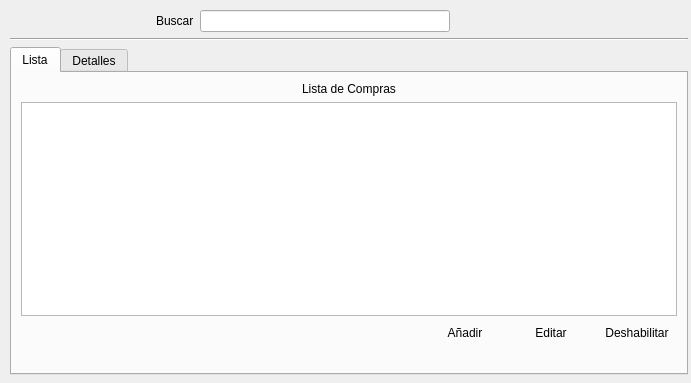
<?xml version="1.0" encoding="UTF-8"?>
<ui version="4.0">
 <class>compras</class>
 <widget class="QWidget" name="compras">
  <property name="geometry">
   <rect>
    <x>0</x>
    <y>0</y>
    <width>691</width>
    <height>383</height>
   </rect>
  </property>
  <property name="windowTitle">
   <string>Form</string>
  </property>
  <widget class="QWidget" name="layoutWidget">
   <property name="geometry">
    <rect>
     <x>10</x>
     <y>10</y>
     <width>678</width>
     <height>365</height>
    </rect>
   </property>
   <layout class="QGridLayout" name="gridLayout_6">
    <item row="0" column="0">
     <layout class="QGridLayout" name="gridLayout_11">
      <item row="0" column="0">
       <spacer name="horizontalSpacer_5">
        <property name="orientation">
         <enum>Qt::Horizontal</enum>
        </property>
        <property name="sizeHint" stdset="0">
         <size>
          <width>40</width>
          <height>20</height>
         </size>
        </property>
       </spacer>
      </item>
      <item row="0" column="1">
       <layout class="QGridLayout" name="gridLayout_10">
        <item row="0" column="0">
         <widget class="QLabel" name="label_3">
          <property name="text">
           <string>Buscar</string>
          </property>
         </widget>
        </item>
        <item row="0" column="1">
         <widget class="QLineEdit" name="lineEdit">
          <property name="minimumSize">
           <size>
            <width>250</width>
            <height>0</height>
           </size>
          </property>
          <property name="maximumSize">
           <size>
            <width>250</width>
            <height>16777215</height>
           </size>
          </property>
         </widget>
        </item>
        <item row="0" column="2">
         <widget class="QPushButton" name="pushButton_5">
          <property name="text">
           <string/>
          </property>
          <property name="icon">
           <iconset resource="Icons/Icons.qrc">
            <normaloff>:/Icons/1349716430_zoom.png</normaloff>:/Icons/1349716430_zoom.png</iconset>
          </property>
          <property name="flat">
           <bool>true</bool>
          </property>
         </widget>
        </item>
        <item row="0" column="3">
         <widget class="QPushButton" name="pushButton_6">
          <property name="text">
           <string/>
          </property>
          <property name="icon">
           <iconset resource="Icons/Icons.qrc">
            <normaloff>:/Icons/1349716435_cog.png</normaloff>:/Icons/1349716435_cog.png</iconset>
          </property>
          <property name="flat">
           <bool>true</bool>
          </property>
         </widget>
        </item>
       </layout>
      </item>
      <item row="0" column="2">
       <spacer name="horizontalSpacer_6">
        <property name="orientation">
         <enum>Qt::Horizontal</enum>
        </property>
        <property name="sizeHint" stdset="0">
         <size>
          <width>40</width>
          <height>20</height>
         </size>
        </property>
       </spacer>
      </item>
     </layout>
    </item>
    <item row="1" column="0">
     <widget class="Line" name="line">
      <property name="orientation">
       <enum>Qt::Horizontal</enum>
      </property>
     </widget>
    </item>
    <item row="2" column="0">
     <widget class="QTabWidget" name="tabWidget">
      <property name="currentIndex">
       <number>0</number>
      </property>
      <widget class="QWidget" name="List">
       <attribute name="title">
        <string>Lista</string>
       </attribute>
       <layout class="QGridLayout" name="gridLayout_5">
        <item row="0" column="0">
         <layout class="QGridLayout" name="gridLayout_4">
          <item row="0" column="0">
           <layout class="QGridLayout" name="gridLayout_3">
            <item row="0" column="0">
             <layout class="QGridLayout" name="gridLayout_2">
              <item row="0" column="0">
               <widget class="QLabel" name="label_2">
                <property name="sizePolicy">
                 <sizepolicy hsizetype="Fixed" vsizetype="Preferred">
                  <horstretch>0</horstretch>
                  <verstretch>0</verstretch>
                 </sizepolicy>
                </property>
                <property name="text">
                 <string>Lista de Compras</string>
                </property>
               </widget>
              </item>
             </layout>
            </item>
            <item row="2" column="0">
             <layout class="QGridLayout" name="gridLayout">
              <item row="0" column="0">
               <spacer name="horizontalSpacer_2">
                <property name="orientation">
                 <enum>Qt::Horizontal</enum>
                </property>
                <property name="sizeHint" stdset="0">
                 <size>
                  <width>40</width>
                  <height>20</height>
                 </size>
                </property>
               </spacer>
              </item>
              <item row="0" column="1">
               <widget class="QPushButton" name="pushButton">
                <property name="sizePolicy">
                 <sizepolicy hsizetype="Fixed" vsizetype="Fixed">
                  <horstretch>0</horstretch>
                  <verstretch>0</verstretch>
                 </sizepolicy>
                </property>
                <property name="text">
                 <string>Añadir</string>
                </property>
                <property name="icon">
                 <iconset resource="Icons/Icons.qrc">
                  <normaloff>:/Icons/1349716423_sq_plus.png</normaloff>:/Icons/1349716423_sq_plus.png</iconset>
                </property>
                <property name="flat">
                 <bool>true</bool>
                </property>
               </widget>
              </item>
              <item row="0" column="2">
               <widget class="QPushButton" name="pushButton_2">
                <property name="sizePolicy">
                 <sizepolicy hsizetype="Fixed" vsizetype="Fixed">
                  <horstretch>0</horstretch>
                  <verstretch>0</verstretch>
                 </sizepolicy>
                </property>
                <property name="text">
                 <string>Editar</string>
                </property>
                <property name="icon">
                 <iconset resource="Icons/Icons.qrc">
                  <normaloff>:/Icons/1349716425_doc_edit.png</normaloff>:/Icons/1349716425_doc_edit.png</iconset>
                </property>
                <property name="flat">
                 <bool>true</bool>
                </property>
               </widget>
              </item>
              <item row="0" column="3">
               <widget class="QPushButton" name="pushButton_3">
                <property name="sizePolicy">
                 <sizepolicy hsizetype="Fixed" vsizetype="Fixed">
                  <horstretch>0</horstretch>
                  <verstretch>0</verstretch>
                 </sizepolicy>
                </property>
                <property name="text">
                 <string>Deshabilitar</string>
                </property>
                <property name="icon">
                 <iconset resource="Icons/Icons.qrc">
                  <normaloff>:/Icons/1349716432_round_minus.png</normaloff>:/Icons/1349716432_round_minus.png</iconset>
                </property>
                <property name="flat">
                 <bool>true</bool>
                </property>
               </widget>
              </item>
             </layout>
            </item>
            <item row="1" column="0">
             <widget class="QTableView" name="tableView"/>
            </item>
           </layout>
          </item>
          <item row="1" column="0">
           <spacer name="horizontalSpacer_4">
            <property name="orientation">
             <enum>Qt::Horizontal</enum>
            </property>
            <property name="sizeHint" stdset="0">
             <size>
              <width>650</width>
              <height>20</height>
             </size>
            </property>
           </spacer>
          </item>
         </layout>
        </item>
       </layout>
      </widget>
      <widget class="QWidget" name="details">
       <attribute name="title">
        <string>Detalles</string>
       </attribute>
      </widget>
     </widget>
    </item>
   </layout>
  </widget>
 </widget>
 <resources>
  <include location="Icons/Icons.qrc"/>
 </resources>
 <connections/>
</ui>
